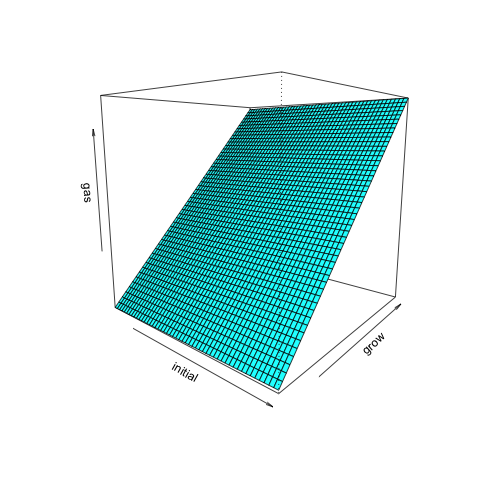

Write the R code that produced this figure.
x <- seq(1, 10000000, length.out = 50)
y <- seq(1, 1000000000, length.out = 50)

z <- outer(x, y, function(x, y) {
  4383*x + 3471*y + 108145
})

png("table-grow.png")
persp(
  x, y, z,
  theta = 40,
  phi = 10,
  col = "cyan",
  xlab = "initial",
  ylab = "grow",
  zlab = "gas"
)
